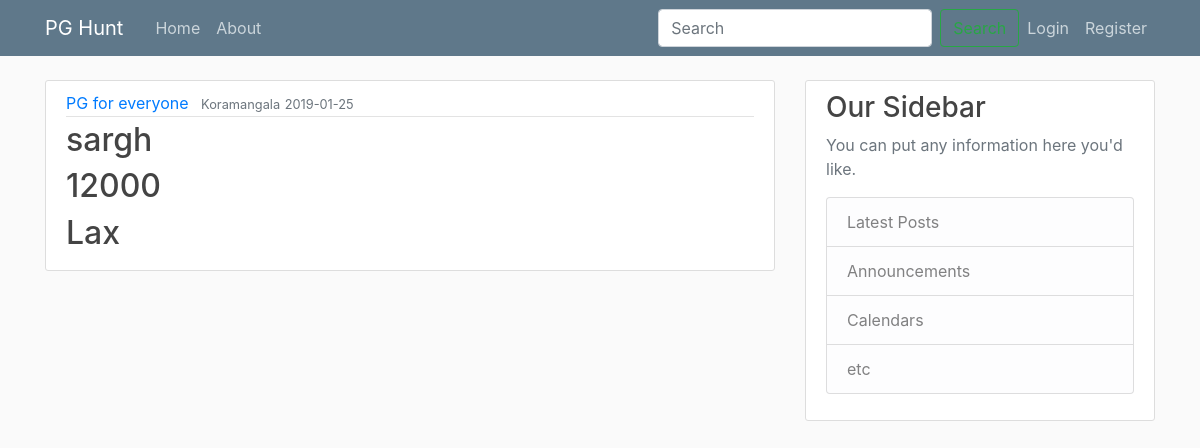
Page /pg/4 on the committed database.
### flaskpg/models.py (models this page shows, shortened)
class PGInfo(db.Model):
    id = db.Column(db.Integer, primary_key=True)
    owner_id = db.Column(db.Integer, db.ForeignKey('user.id'), nullable=False)
    pg_name = db.Column(db.String(200), nullable=False)
    date_posted = db.Column(db.DateTime, nullable=False, default=datetime.utcnow)
    location_info = db.Column(db.String(200), nullable=False)
    body = db.Column(db.Text, nullable=False)
    price = db.Column(db.Integer, nullable=False)
    image_file = db.Column(db.String(20), nullable=False, default='default.jpg')
    pg = db.relationship('PGBooked', backref='pg', lazy=True)

class User(db.Model, UserMixin):
    id = db.Column(db.Integer, primary_key=True)
    username = db.Column(db.String(200), unique=True, nullable=False)
    email = db.Column(db.String(200), unique=True, nullable=False)
    password = db.Column(db.String(60), unique=True, nullable=False)
    phone = db.Column(db.Integer, nullable=True)
    user_role = db.Column(db.String(20), nullable=False)
    image_file = db.Column(db.String(20), nullable=False, default='default.jpg')
    pgs = db.relationship('PGInfo', backref='owner', lazy=True)
    bookedpgs = db.relationship('PGBooked', backref='customer', lazy=True)

### flaskpg/routes.py (the view)
@app.route("/pg/<int:pg_id>", methods=['GET', 'POST'])
def pg(pg_id):
    pg = PGInfo.query.get_or_404(pg_id)
    return render_template('pg.html', title=pg.pg_name, pg=pg)

### flaskpg/templates/pg.html (shortened to what this page needs)
{% extends "layout.html" %}
{% block content %}
        <article class="media content-section">
          <div class="media-body">
            <div class="article-metadata">
              <a class="mr-2" href="#">{{ pg.pg_name }}</a>
              <small class="text-muted">{{ pg.location_info }}</small>
              <small class="text-muted">{{ pg.date_posted.strftime('%Y-%m-%d') }}</small>
            </div>
            <h2>{{ pg.body }}</h2>
            <h2>{{ pg.price }}</h2>
            <h2>{{ pg.owner.username }}</h2>
          </div>
        </article>
{% endblock content %}

### flaskpg/static/main.css (style rules this page uses)
body { background: #fafafa; color: #333333; margin-top: 5rem; }
h1, h2, h3, h4, h5, h6 { color: #444444; }
.content-section { background: #ffffff; padding: 10px 20px; border: 1px solid #dddddd; border-radius: 3px; margin-bottom: 20px; }
.article-metadata { padding-bottom: 1px; margin-bottom: 4px; border-bottom: 1px solid #e3e3e3 }

### rows in the picture
PGInfo: pg_name "PG for everyone", location_info "Koramangala", date_posted "2019-01-25", body "sargh", price "12000"
User: owner.username "Lax"
